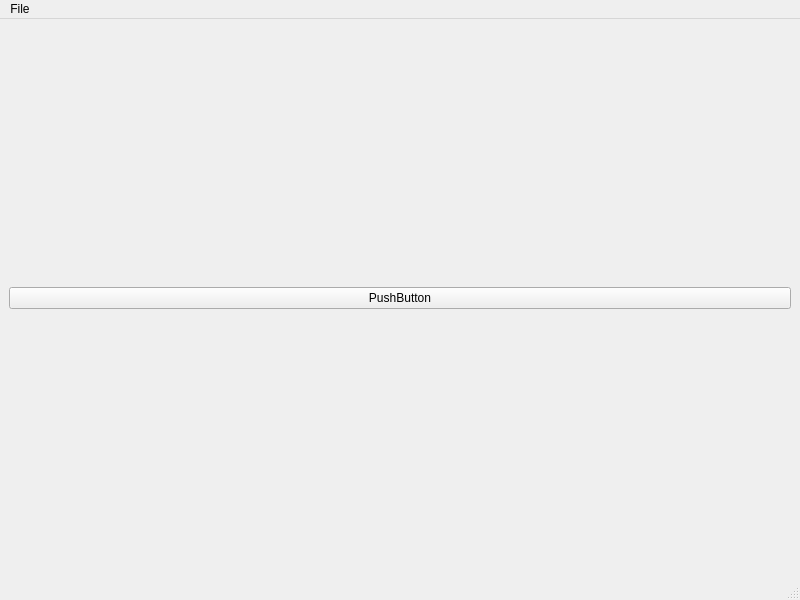
<?xml version="1.0" encoding="UTF-8"?>
<ui version="4.0">
 <class>MainWindow</class>
 <widget class="QMainWindow" name="MainWindow">
  <property name="geometry">
   <rect>
    <x>0</x>
    <y>0</y>
    <width>800</width>
    <height>600</height>
   </rect>
  </property>
  <property name="windowTitle">
   <string>PyQtStarter Minimal Example</string>
  </property>
  <widget class="QWidget" name="centralwidget">
   <layout class="QHBoxLayout" name="horizontalLayout">
    <item>
     <widget class="QPushButton" name="centeredPushButton">
      <property name="text">
       <string>PushButton</string>
      </property>
     </widget>
    </item>
   </layout>
  </widget>
  <widget class="QMenuBar" name="menubar">
   <property name="geometry">
    <rect>
     <x>0</x>
     <y>0</y>
     <width>800</width>
     <height>22</height>
    </rect>
   </property>
   <widget class="QMenu" name="menuFile">
    <property name="title">
     <string>File</string>
    </property>
    <addaction name="actionAbout_Qt"/>
   </widget>
   <addaction name="menuFile"/>
  </widget>
  <widget class="QStatusBar" name="statusbar"/>
  <action name="actionAbout_Qt">
   <property name="text">
    <string>About Qt</string>
   </property>
  </action>
 </widget>
 <resources/>
 <connections/>
</ui>
